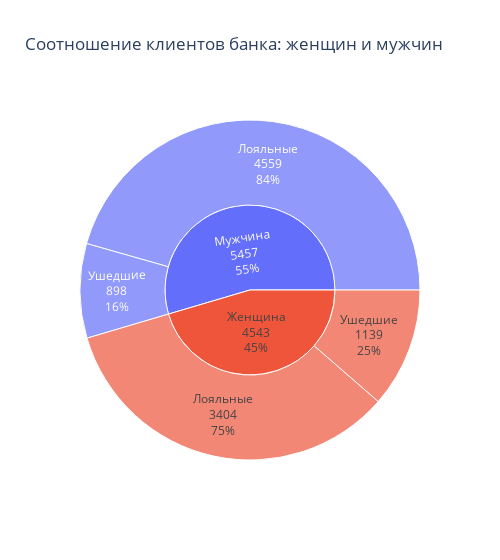

Here is the notebook cell this chart was saved with:
### Markdown cell above
9.6. Кто чаще уходит, мужчины или женщины? Постройте график, который иллюстрирует это.

### Code cell
fig6 = px.sunburst(
    churn_data, 
    path = [churn_data['Gender'].map({'Male':'Мужчина', 'Female':'Женщина'}),
           churn_data['Exited'].map({0:'Лояльные', 1:'Ушедшие'})] ,
    title = 'Соотношение клиентов банка: женщин и мужчин',
    width = 500
    )
fig6.update_traces(textinfo = "label + value + percent parent")


fig6.show()

### Figure 1 — Plotly figure (JSON) as saved in the notebook; plotly's stock layout.template omitted (floating-point values rounded to 4 significant figures)
{"data": [{"branchvalues": "total", "domain": {"x": [0, 1], "y": [0, 1]}, "hovertemplate": "labels=%{label}<br>count=%{value}<br>parent=%{parent}<br>id=%{id}<extra></extra>", "ids": ["Женщина/Лояльные", "Мужчина/Лояльные", "Женщина/Ушедшие", "Мужчина/Ушедшие", "Женщина", "Мужчина"], "labels": ["Лояльные", "Лояльные", "Ушедшие", "Ушедшие", "Женщина", "Мужчина"], "name": "", "parents": ["Женщина", "Мужчина", "Женщина", "Мужчина", "", ""], "textinfo": "label+value+percent parent", "type": "sunburst", "values": [3404, 4559, 1139, 898, 4543, 5457]}], "layout": {"legend": {"tracegroupgap": 0}, "title": {"text": "Соотношение клиентов банка: женщин и мужчин"}, "width": 500}}
